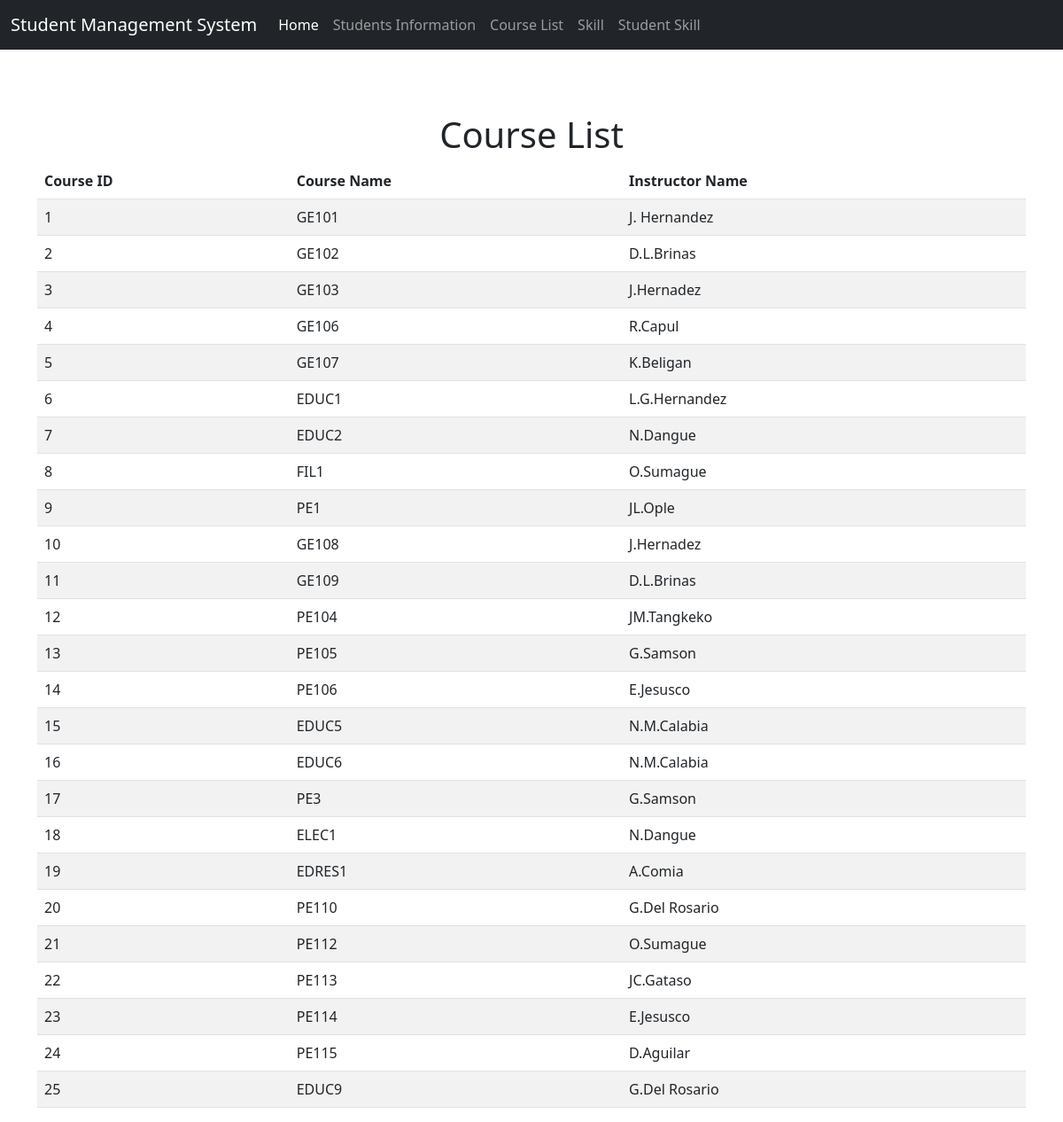
Page /course_list.php on the committed database.
### tables this page shows
CREATE TABLE `courses` (
  `course_id` int(11) NOT NULL,
  `course_name` varchar(255) NOT NULL,
  `instructor_name` varchar(255) NOT NULL
);

### course_list.php (the view, shortened to what this page needs)
<?php
include "db_conn.php";
$sql = "SELECT * FROM courses";
$result = $conn->query($sql);
?>
<!DOCTYPE html>
<html lang="en">
<head>
    <link href="https://cdn.jsdelivr.net/npm/bootstrap@5.2.3/dist/css/bootstrap.min.css" rel="stylesheet">
    <link rel="stylesheet" href="https://cdnjs.cloudflare.com/ajax/libs/font-awesome/6.4.0/css/all.min.css" />
<body>
<nav class="navbar navbar-expand-lg navbar-dark bg-dark">
    <div class="container-fluid">
        <a class="navbar-brand" href="home.php">Student Management System</a>
        <div class="collapse navbar-collapse" id="navbarNav">
            <ul class="navbar-nav">
                <li class="nav-item">
                    <a class="nav-link active" href="home.php">Home</a>
                </li>
                <li class="nav-item">
                    <a class="nav-link" href="stud_info.php">Students Information</a>
                </li>
                <li class="nav-item">
                    <a class="nav-link" href="course_list.php">Course List</a>
                </li>
                <li class="nav-item">
                    <a class="nav-link" href="skill.php">Skill</a>
                </li>
                <li class="nav-item">
                    <a class="nav-link" href="stud_skill.php">Student Skill</a>
                </li>
            </ul>
        </div>
    </div>
</nav>
<br>
<div class="container mt-5">
        <h1 class="text-center">Course List</h1>
        <table class="table table-striped">
            <thead>
                <tr>
                    <th>Course ID</th>
                    <th>Course Name</th>
                    <th>Instructor Name</th>
                </tr>
            </thead>
            <tbody>
                <?php
                if ($result->num_rows > 0) {
                    while($row = $result->fetch_assoc()) {
                        echo "<tr>";
                        echo "<td>" . $row['course_id'] . "</td>";
                        echo "<td>" . $row['course_name'] . "</td>";
                        echo "<td>" . $row['instructor_name'] . "</td>";
                        echo "</tr>";
                    }
                } else {
                    echo "<tr><td colspan='3' class='text-center'>No courses found</td></tr>";
                }
                ?>
            </tbody>
        </table>
    </div>
</body>
</html>

### rows in the picture
courses: course_id "1", course_name "GE101", instructor_name "J. Hernandez"
courses: course_id "2", course_name "GE102", instructor_name "D.L.Brinas"
courses: course_id "3", course_name "GE103", instructor_name "J.Hernadez"
courses: course_id "4", course_name "GE106", instructor_name "R.Capul"
courses: course_id "5", course_name "GE107", instructor_name "K.Beligan"
courses: course_id "6", course_name "EDUC1", instructor_name "L.G.Hernandez"
courses: course_id "7", course_name "EDUC2", instructor_name "N.Dangue"
courses: course_id "8", course_name "FIL1", instructor_name "O.Sumague"
courses: course_id "9", course_name "PE1", instructor_name "JL.Ople"
courses: course_id "10", course_name "GE108", instructor_name "J.Hernadez"
courses: course_id "11", course_name "GE109", instructor_name "D.L.Brinas"
courses: course_id "12", course_name "PE104", instructor_name "JM.Tangkeko"
courses: course_id "13", course_name "PE105", instructor_name "G.Samson"
courses: course_id "14", course_name "PE106", instructor_name "E.Jesusco"
courses: course_id "15", course_name "EDUC5", instructor_name "N.M.Calabia"
courses: course_id "16", course_name "EDUC6", instructor_name "N.M.Calabia"
courses: course_id "17", course_name "PE3", instructor_name "G.Samson"
courses: course_id "18", course_name "ELEC1", instructor_name "N.Dangue"
courses: course_id "19", course_name "EDRES1", instructor_name "A.Comia"
courses: course_id "20", course_name "PE110", instructor_name "G.Del Rosario"
courses: course_id "21", course_name "PE112", instructor_name "O.Sumague"
courses: course_id "22", course_name "PE113", instructor_name "JC.Gataso"
courses: course_id "23", course_name "PE114", instructor_name "E.Jesusco"
courses: course_id "24", course_name "PE115", instructor_name "D.Aguilar"
courses: course_id "25", course_name "EDUC9", instructor_name "G.Del Rosario"
